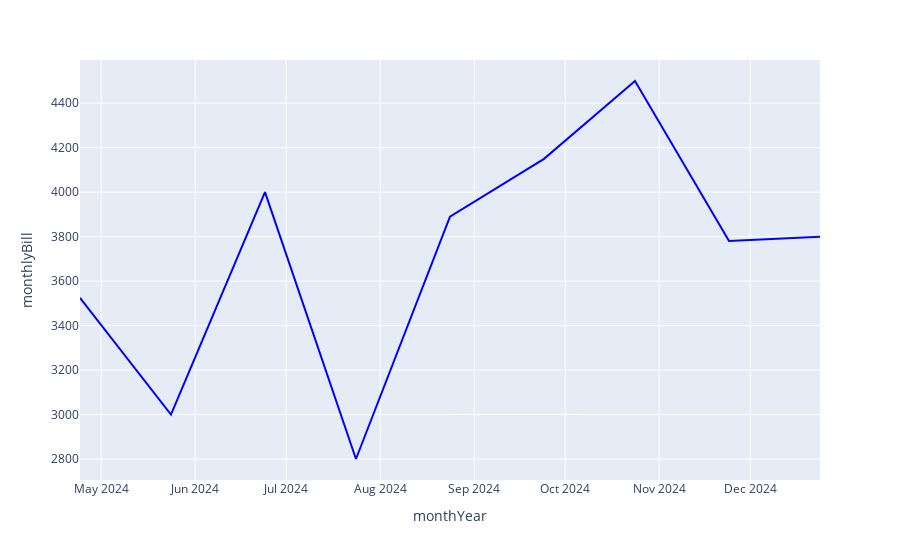

Notebook code for this chart:
### Markdown cell above
PLOTLY VER.

### Code cell
import numpy as np
import pandas as pd
import matplotlib.pyplot as plt
from matplotlib.ticker import ScalarFormatter, MultipleLocator
import plotly.express as px

data_file = pd.read_csv('python_csv\\practice_data.csv')

# Remove the 'PHP' prefix and convert 'monthlyBill' to float
data_file['monthlyBill'] = data_file['monthlyBill'].str.replace('PHP', '').str.replace(',', '').astype(float)

figure = px.line(
    data_file, 
    x="monthYear", 
    y="monthlyBill", 
    hover_name='monthlyBill', 
    line_shape='linear', 
    render_mode='svg',
    color_discrete_sequence=['blue']  # Setting the line color to blue
)


figure.write_json("figure.json")
figure.show()


# Plotting the line graph with sorted data
# plt.figure(figsize=(12,6))
# plt.plot(data_file['monthYear'], data_file['monthlyBill'], color='blue', label='Monthly Bills')

# # get current axes
# ax = plt.gca()
# ax.yaxis.set_major_locator(MultipleLocator(100))
# ax.yaxis.set_major_formatter(ScalarFormatter())
# plt.show()

data_file

### Figure 1 — Plotly figure (JSON) as saved in the notebook; plotly's stock layout.template omitted (floating-point values rounded to 4 significant figures)
{"data": [{"hovertemplate": "<b>%{hovertext}</b><br><br>monthYear=%{x}<br>monthlyBill=%{y}<extra></extra>", "hovertext": [3525, 3000, 4000, 2800, 3890, 4150, 4500, 3780, 3800], "legendgroup": "", "line": {"color": "blue", "dash": "solid", "shape": "linear"}, "marker": {"symbol": "circle"}, "mode": "lines", "name": "", "orientation": "v", "showlegend": false, "type": "scatter", "x": ["2024-04-24", "2024-05-24", "2024-06-24", "2024-07-24", "2024-08-24", "2024-09-24", "2024-10-24", "2024-11-24", "2024-12-24"], "xaxis": "x", "y": [3525, 3000, 4000, 2800, 3890, 4150, 4500, 3780, 3800], "yaxis": "y"}], "layout": {"legend": {"tracegroupgap": 0}, "margin": {"t": 60}, "xaxis": {"anchor": "y", "domain": [0, 1], "title": {"text": "monthYear"}}, "yaxis": {"anchor": "x", "domain": [0, 1], "title": {"text": "monthlyBill"}}}}
